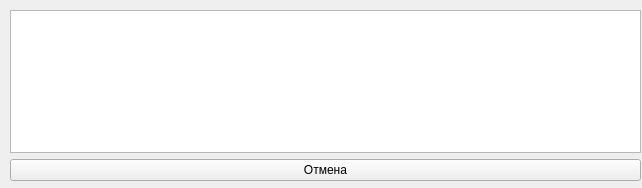
<?xml version="1.0" encoding="UTF-8"?>
<ui version="4.0">
 <class>answerWindow</class>
 <widget class="QMainWindow" name="answerWindow">
  <property name="geometry">
   <rect>
    <x>0</x>
    <y>0</y>
    <width>642</width>
    <height>188</height>
   </rect>
  </property>
  <property name="windowTitle">
   <string>Ответ</string>
  </property>
  <widget class="QWidget" name="centralwidget">
   <widget class="QWidget" name="">
    <property name="geometry">
     <rect>
      <x>10</x>
      <y>10</y>
      <width>631</width>
      <height>171</height>
     </rect>
    </property>
    <layout class="QVBoxLayout" name="verticalLayout">
     <item>
      <widget class="QPlainTextEdit" name="cancelTextEdit"/>
     </item>
     <item>
      <widget class="QPushButton" name="cancleButton">
       <property name="text">
        <string>Отмена</string>
       </property>
      </widget>
     </item>
    </layout>
   </widget>
  </widget>
 </widget>
 <resources/>
 <connections/>
</ui>
